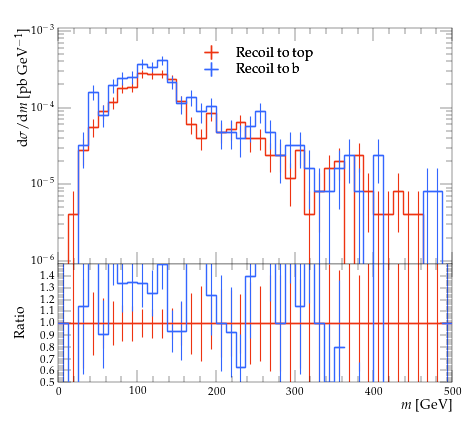

Write the Python code that produced this figure.
#! /usr/bin/env python

# This Python script was auto-generated using YODA v2.0.2.
# Analysis object: /MC_TTBAR/onelep_jetb_1_l_mass
# Timestamp: 31-07-2026 (12:23:22)

import matplotlib as mpl
import matplotlib.pyplot as plt
mpl.use('Agg') # comment out for interactive use
import os
import numpy as np

plotDir = os.path.split(os.path.realpath(__file__))[0]
if 'YODA_USER_PLOT_PATH' in globals():
    plot_outdir = globals()['YODA_USER_PLOT_PATH']
else:
    plot_outdir = plotDir

#plot style
plt.style.use(os.path.join(plotDir, '../default.mplstyle'))
# plot metadata
figW, figH = plt.rcParams['figure.figsize']
ax_xLabel = r'$m$ [GeV]'
ax_yLabel = r'$\mathrm{d}\sigma/\mathrm{d}m$ [pb GeV$^{-1}$]'
ax_title  = r''
ax_xScale = 'linear'
ax_yScale = 'log'
xLims = (0.0, 500.0)
yLims = (9e-07, 0.0011)

# TeX-friendly labels for the legend
labels = {
    'legend' : ([ r"Recoil to top", r"Recoil to b" ], r""),
}

# Adjust canvas width and height
canvasW = 10.0
canvasH = 9.0
figW *= canvasW/10.
figH *= canvasH/9.

# Create figure and axis objects
fig, (ax, ratio0_ax) = plt.subplots(2, 1, sharex=True,
                  figsize=(figW,figH), gridspec_kw={'height_ratios': (6.0, 3.0)})

# Set figure margins
plt.subplots_adjust(
    left   = 1.0 * plt.rcParams['figure.subplot.left'],
    right  = 1.0 * plt.rcParams['figure.subplot.right'],
    top    = 1.0 * plt.rcParams['figure.subplot.top'],
    bottom = 1.0 * plt.rcParams['figure.subplot.bottom'])

ratio0_ax.yaxis.set_major_locator(mpl.ticker.MultipleLocator(0.1))
ratio0_ax.set_ylim(0.5, 1.4999)
ratio0_ax.set_ylabel('Ratio')

# the numerical data is stored in a separate file
dataf = dict()
prefix = os.path.split(__file__)[0]
if prefix:    prefix = prefix + '/'
exec(open(prefix+'onelep_jetb_1_l_mass__data.py').read(), dataf)


legend_handles = dict() # keep track of handles for the legend

# style options for curves
# starts at zorder>=5 to draw curve on top of legend
styles = {
  'recoil_t': {
    'color' : '#EE3311',
    'linestyle' : '-',
    'linewidth' : 1,
    'marker' : 'none',
    'markersize' : 2,
    'capsize' : 0.0,
    'zorder' : 5,
    'histstyle' : 1,
    'drawstyle' : 'steps-pre',
    'xerrorbars' : 1,
    'yerrorbars' : 1,
    'fillcolor' : None,
    'fillopacity' : 1.0,
    'ratio0_linestyle' : '-',
    'ratio0_linewidth' : 1,
    'ratio0_marker' : 'none',
    'ratio0_markersize' : 2,
    'ratio0_capsize' : 0.0,
    'ratio0_zorder' : 5,
    'ratio0_histstyle' : 1,
    'ratio0_drawstyle' : 'steps-pre',
    'ratio0_xerrorbars' : 1,
    'ratio0_yerrorbars' : 1,
  },
  'recoil_b': {
    'color' : '#3366FF',
    'linestyle' : '-',
    'linewidth' : 1,
    'marker' : 'none',
    'markersize' : 2,
    'capsize' : 0.0,
    'zorder' : 6,
    'histstyle' : 1,
    'drawstyle' : 'steps-pre',
    'xerrorbars' : 1,
    'yerrorbars' : 1,
    'fillcolor' : None,
    'fillopacity' : 1.0,
    'ratio0_linestyle' : '-',
    'ratio0_linewidth' : 1,
    'ratio0_marker' : 'none',
    'ratio0_markersize' : 2,
    'ratio0_capsize' : 0.0,
    'ratio0_zorder' : 6,
    'ratio0_histstyle' : 1,
    'ratio0_drawstyle' : 'steps-pre',
    'ratio0_xerrorbars' : 1,
    'ratio0_yerrorbars' : 1,
  },
}

# curve from input yoda files in main panel
for label, yvals in dataf['yvals'].items():
    if all(np.isnan(v) for v in dataf['yvals'][label]):
        continue
    tmp = None
    if styles[label]['histstyle']: # draw as histogram
        xpos = dataf['xedges'][label] if styles[label]['drawstyle'] else dataf['xpoints'][label]
        ypos = np.insert(yvals, 0, yvals[0]) if styles[label]['drawstyle'] else yvals
        if styles[label]['fillcolor']: # fill area below curve
            ax.fill_between(xpos, ypos, step='pre',
                            color=styles[label]['fillcolor'],
                            alpha=styles[label]['fillopacity'])
        tmp, = ax.plot(xpos, ypos,
                       color=styles[label]['color'],
                       linestyle=styles[label]['linestyle'],
                       linewidth=styles[label]['linewidth'],
                       drawstyle=styles[label]['drawstyle'], solid_joinstyle='miter',
                       zorder=styles[label]['zorder'], label=label)
    tmp = ax.errorbar(dataf['xpoints'][label], yvals,
                      xerr=np.array(dataf['xerrs'][label])*styles[label]['xerrorbars'],
                      yerr=np.array(dataf['yerrs'][label])*styles[label]['yerrorbars'],
                      fmt=styles[label]['marker'], capsize=styles[label]['capsize'],
                      markersize=styles[label]['markersize'],
                      ecolor=styles[label]['color'],
                      color=styles[label]['color'], zorder=styles[label]['zorder'])
    tmp[-1][0].set_linestyle(styles[label]['linestyle'])
    tmp[-1][0].set_linewidth(styles[label]['linewidth'])
    if label in dataf['add_legend_handle']:  legend_handles[label] = tmp
    for varLabel in dataf['variation_yvals'].keys():
        if varLabel.startswith(label):
            tmp, = ax.plot(dataf['xedges'][label], dataf['variation_yvals'][varLabel],
                           color=styles[label]['color'],
                           linestyle=styles[label]['linestyle'],
                           linewidth=styles[label]['linewidth'],
                           drawstyle='steps-pre', solid_joinstyle='miter',
                           zorder=styles[label]['zorder'], alpha=0.5)


# plots on ratio panel
# curve from input yoda files in ratio panel
for label, yvals in dataf['ratio0_yvals'].items():
    if all(np.isnan(v) for v in yvals):
        continue
    if styles[label]['ratio0_histstyle']: # plot as histogram
        xpos = dataf['xedges']['recoil_t'] if styles[label]['ratio0_drawstyle'] else dataf['xpoints']['recoil_t']
        ypos = np.insert(yvals, 0, yvals[0]) if styles[label]['ratio0_drawstyle'] else yvals
        ratio0_ax.plot(xpos, ypos,
                       color=styles[label]['color'],
                       linewidth=styles[label]['linewidth'],
                       linestyle=styles[label]['ratio0_linestyle'],
                       drawstyle=styles[label]['ratio0_drawstyle'], zorder=styles[label]['zorder'],
                       solid_joinstyle='miter')
    tmp = ratio0_ax.errorbar(dataf['xpoints']['recoil_t'], yvals,
                             xerr=np.array(dataf['ref_xerrs'])*styles[label]['ratio0_xerrorbars'],
                             yerr=np.array(dataf['ratio0_yerrs'][label])*styles[label]['ratio0_yerrorbars'],
                             fmt=styles[label]['ratio0_marker'], capsize=styles[label]['ratio0_capsize'],
                             markersize=styles[label]['ratio0_markersize'],
                             ecolor=styles[label]['color'],
                             color=styles[label]['color'])
    tmp[-1][0].set_linestyle(styles[label]['ratio0_linestyle'])
    tmp[-1][0].set_linewidth(styles[label]['ratio0_linewidth'])

    for varlabel in dataf['ratio0_variation_vals'].keys():
        if varlabel.startswith(label):
            ratio0_ax.plot(dataf['xedges']['recoil_t'],
                            dataf['ratio0_variation_vals'][varlabel],
                            color=styles[label]['color'],
                            linestyle=styles[label]['linestyle'],
                            linewidth=styles[label]['linewidth'],
                            drawstyle='steps-pre', solid_joinstyle='miter',
                            zorder=1, alpha=0.5)

legend_items = list(legend_handles.values())
ax.add_artist(ax.legend(legend_items,
                        labels['legend'][0],
                        title=labels['legend'][1],
                        alignment='left',
                        loc='upper center',
                        bbox_to_anchor=(0.5, 0.97)))

# set plot metadata as defined above
ratio0_ax.set_xlabel(ax_xLabel)
ratio0_ax.xaxis.set_label_coords(1., -0.15)
ax.set_ylabel(ax_yLabel, ha='right', va='top')
ax.yaxis.set_label_coords(-0.11, 1.0)
ax.set_title(ax_title, loc='left')
ax.set_xscale(ax_xScale)
ax.set_yscale(ax_yScale)
ax.set_xlim(xLims)
ax.set_ylim(yLims)

# tick formatting
plt.rcParams['xtick.top'] = True
plt.rcParams['ytick.right'] = True
ax.yaxis.set_major_locator(mpl.ticker.LogLocator(base=10.0, numticks=np.inf))
ax.yaxis.set_minor_locator(mpl.ticker.LogLocator(
                           base=10.0, subs=np.arange(0.1, 1, 0.1), numticks=np.inf))
fig.align_ylabels((ax, ratio0_ax))
plt.savefig(os.path.join(plot_outdir, 'onelep_jetb_1_l_mass.pdf'), format='PDF')
plt.savefig(os.path.join(plot_outdir, 'onelep_jetb_1_l_mass.png'), format='PNG')

plt.close(fig)
